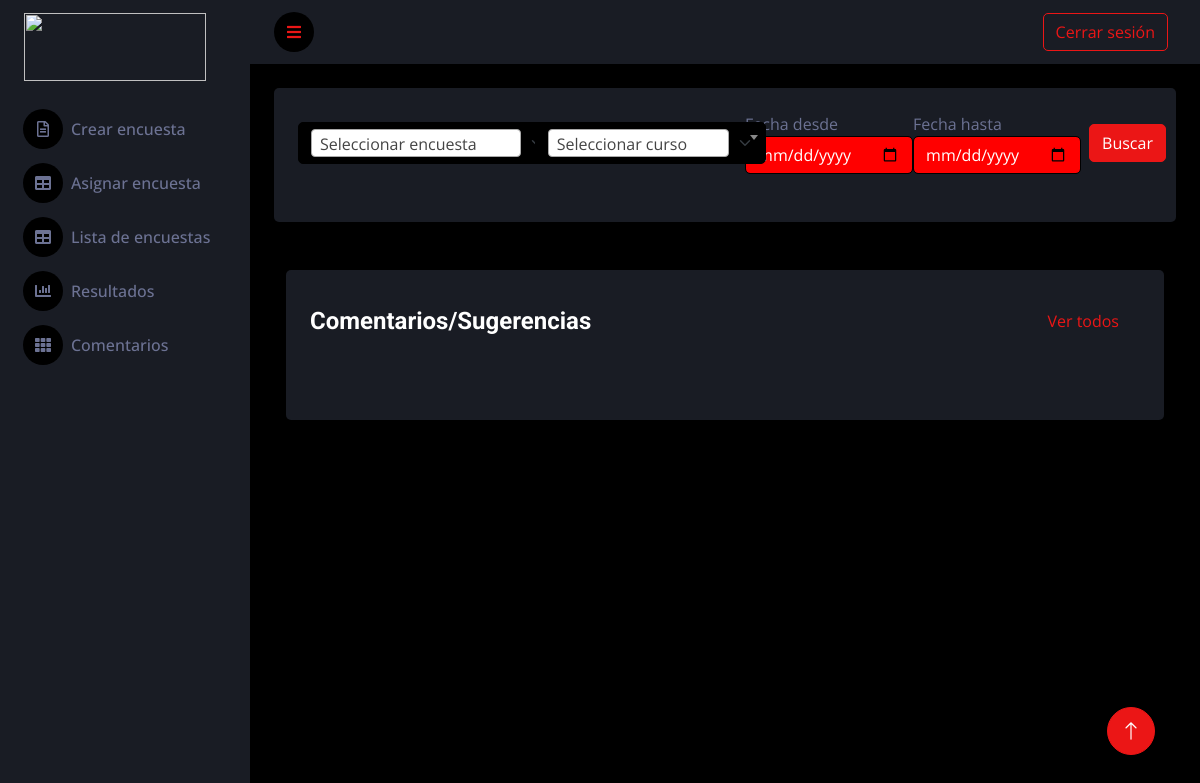
Page /resultados.php (signed in) on the earlier database version.
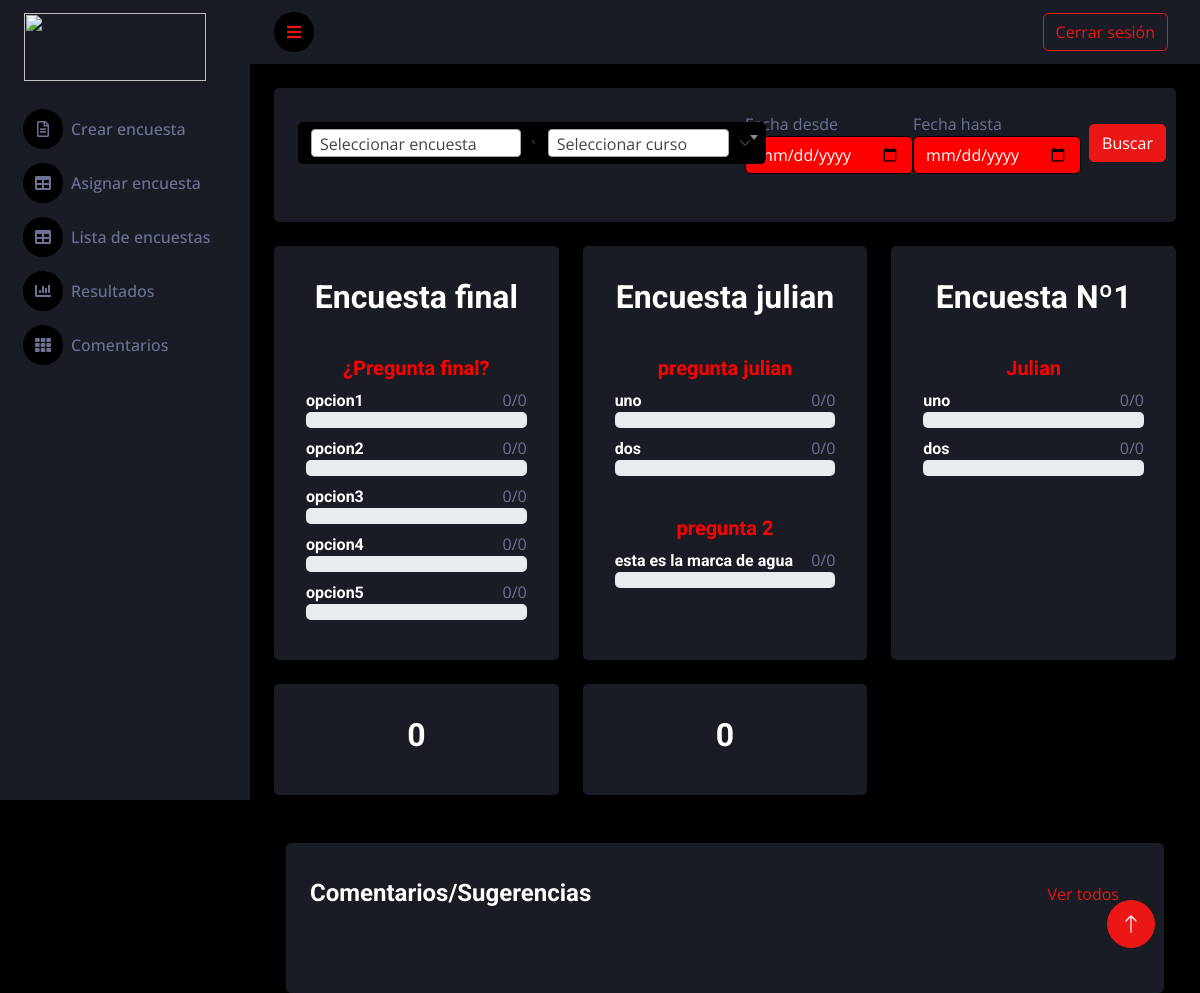
Same page on the later database version.
### tables this page shows
CREATE TABLE `encuestas` (
  `id_encuesta` int(11) NOT NULL,
  `nombre_encuesta` text NOT NULL
);

CREATE TABLE `preguntas` (
  `id_pregunta` int(11) NOT NULL,
  `nombre_pregunta` text NOT NULL,
  `tipo_pregunta_id` int(11) NOT NULL,
  `encuesta_id` int(11) NOT NULL
);

CREATE TABLE `opciones` (
  `id_opciones` int(11) NOT NULL,
  `descripcion` text NOT NULL,
  `pregunta_id` int(11) NOT NULL
);

### resultados.php (the view, shortened to what this page needs)
<?php
include "parte_superior.php";
include "conexion/conex.php";
?>
<div class="container-fluid pt-4 px-4">
    <div class="bg-secondary rounded h-100 p-4">
        <div class="d-flex align-items-center justify-content-between mb-4">
            <form action="">
            </form>
            <form action="">
            </form>
            <div class="form-item">
                <label>Fecha desde</label>
                <input class="input-sm form-control" type=date style="background-color:red; color:white" id="f1">
            </div>
            <div class="form-item">
                <label>Fecha hasta</label>
                <input class="input-sm form-control" type=date style="background-color:red; color:white" id="f2">
            </div>
            <button class="btn btn-primary m-2" onclick="filtrar();">Buscar</button>
        </div>
    </div>
</div>
<div class="container-fluid pt-4 px-4">
    <div class="row g-4"  id="respuesta">
<?php
$sqlENC= "SELECT * FROM encuestas ORDER BY encuestas.id_encuesta DESC LIMIT 6";
$resultadoENC= mysqli_Query($conex,$sqlENC);
while($rowENC= mysqli_fetch_array($resultadoENC))
{
       echo '
       <div class="col-sm-12 col-md-6 col-xl-4">
            <div class="h-100 bg-secondary rounded p-3" id=encuesta>
                <div class="bg-secondary text-center rounded p-3">
                    <h2>'.$rowENC['nombre_encuesta'].'</h2>
                </div>';
$sqlPRE= "SELECT id_pregunta, encuesta_id, nombre_pregunta, tipo_pregunta_id
FROM preguntas WHERE tipo_pregunta_id = 1";
$resultadoPRE= mysqli_query($conex, $sqlPRE);
            while($rowPRE= mysqli_fetch_array($resultadoPRE))
            {
                $id_pregunta = $rowPRE['id_pregunta'];
                if($rowPRE['encuesta_id'] == $rowENC['id_encuesta'])
                {
                echo'<div class="bg-secondary text-center rounded p-3">
                    <h5 style="color:red">'.$rowPRE['nombre_pregunta'].'</h5>';
$sqlOPC= "SELECT descripcion, pregunta_id, id_opciones FROM opciones";
$resultadoOPC= mysqli_Query($conex, $sqlOPC);
                    while($rowOPC= mysqli_fetch_array($resultadoOPC))
                    {
                        if($rowPRE['id_pregunta'] == $rowOPC['pregunta_id'])
                        {
$sqlRES= "SELECT id_encuesta, id_pregunta, fecha, respuesta_multiplechoice, opcion_id
FROM cursos, encuestas, resultados, preguntas, opciones WHERE encuestas.id_encuesta = resultados.resultado_encuesta_id
AND resultados.resultado_curso_id = cursos.id_curso AND resultados.respuesta_multiplechoice != '0'
AND  resultados.opcion_id = opciones.id_opciones
AND preguntas.id_pregunta = resultados.pregunta_id AND preguntas.id_pregunta = $id_pregunta";
$resultadoRES= mysqli_query($conex, $sqlRES);
if(mysqli_num_rows($resultadoRES)>0)
{
    $acum= 0;
    $contOPC= 0;
    while($rowRES= mysqli_fetch_array($resultadoRES))
    {
        $acum++;
        if($rowRES['opcion_id'] == $rowOPC['id_opciones'])
        {
            $rowOPC['descripcion'];
            $contOPC++;
        }
    }
    $total = round( 100/$acum*$contOPC);
}
else
{ $total= 0;
    $contOPC=0;
    $acum=0;
}
    echo'<div class="mb-2">
    <div class="d-flex justify-content-between align-items-center"><h6 class="m-0">'.$rowOPC['descripcion'].'</h6><p class="m-0">'.$contOPC."/".$acum.'</p></div>
                        <div class="pg-bar">
                            <div class="progress">
                                <div class="progress-bar progress-bar-striped" role="progressbar" aria-valuenow="'.$total.'" aria-valuemin="0" aria-valuemax="100">'.$total.'%</div>
                            </div>
                        </div>
        </div>
        ';
                        }
                    }
                echo '</div>';
                }
            }
           echo ' </div>
        </div>
        ';
}
?>
        <div class="container-fluid pt-4 px-4">
            <div class="bg-secondary rounded h-100 p-4">
                <div class="d-flex align-items-center justify-content-between mb-4">
                    <h4 class="mb-0">Comentarios/Sugerencias</h4>
                    <a href="comentarios.php" class="btn btn-link rounded-pill m-2">Ver todos</a>
                </div>
            </div>
        </div>
    </div>
</div>
<?php
include "parte_inferior.php";
?>

### parte_superior.php (shortened to what this page needs)
<!DOCTYPE html>
<html lang="es">
<head>
    <link href="https://cdnjs.cloudflare.com/ajax/libs/font-awesome/5.10.0/css/all.min.css" rel="stylesheet">
    <link href="https://cdn.jsdelivr.net/npm/bootstrap-icons@1.4.1/font/bootstrap-icons.css" rel="stylesheet">
    <link href="lib/owlcarousel/assets/owl.carousel.min.css" rel="stylesheet">
    <link href="lib/tempusdominus/css/tempusdominus-bootstrap-4.min.css" rel="stylesheet" />
    <link href="css/bootstrap.min.css" rel="stylesheet">
    <link href="css/style.css" rel="stylesheet">
    <link href="https://cdn.jsdelivr.net/npm/select2@4.1.0-rc.0/dist/css/select2.min.css" rel="stylesheet" />
</head>
<body>
    <div class="container-fluid position-relative d-flex p-0">
        <div class="sidebar pe-3 pb-3">
            <nav class="navbar bg-secondary navbar-dark">
                <a href="resultados.php" class="navbar-brand mx-4 mb-3">
                <img style="width: 182px; height: 68px;" src="https://institutotesla.com.ar/wp-content/themes/institutotesla/assets/img/logo_footer.svg" alt="">
                </a>
                <div class="navbar-nav w-100">
                    <a href="Crear_encuesta.php" class="nav-item nav-link"><i class="far fa-file-alt me-2"></i>Crear encuesta</a>
                    <a href="asignarEncuesta.php" class="nav-item nav-link"><i class="fa fa-table me-2"></i>Asignar encuesta</a>
                    <a href="listaEncuestas.php" class="nav-item nav-link"><i class="fa fa-table me-2"></i>Lista de encuestas</a>
                    <a href="resultados.php" class="nav-item nav-link"><i class="fa fa-chart-bar me-2"></i>Resultados</a>
                    <a href="comentarios.php" class="nav-item nav-link"><i class="fa fa-th me-2"></i>Comentarios</a>
                </div>
            </nav>
        </div>
        <div class="content">
            <nav class="navbar navbar-expand bg-secondary navbar-dark sticky-top px-4 py-0" style="height: 4rem;">
                <a href="#" class="sidebar-toggler flex-shrink-0">
                    <i class="fa fa-bars"></i>
                </a>
                <div class="navbar-nav align-items-center ms-auto">
                    <a href="login/cerrar.php?cerrar=yes" class="btn btn-outline-primary m-2">Cerrar sesión</a>
                </div>
            </nav>

### parte_inferior.php (shortened to what this page needs)
</div>
<a href="#" class="btn btn-lg btn-primary btn-lg-square back-to-top"><i class="bi bi-arrow-up"></i></a>
</div>
</body>
</html>

### css/style.css (style rules this page uses)
:root { --primary: #eb1616; --secondary: #191c24; --light: #6c7293; --dark: #000000; }
.back-to-top { position: fixed; display: none; right: 45px; bottom: 45px; z-index: 99; }
.btn { transition: 0.5s; }
.btn-lg-square { width: 48px; height: 48px; }
.btn-square, .btn-sm-square, .btn-lg-square { padding: 0; display: inline-flex; align-items: center; justify-content: center; font-weight: normal; border-radius: 50px; }
.sidebar { position: fixed; top: 0; left: 0; bottom: 0; width: 250px; height: 100vh; overflow-y: auto; background: var(--secondary); transition: 0.5s; z-index: 999; }
.content { margin-left: 250px; min-height: 100vh; background: var(--dark); transition: 0.5s; }
@media (min-width: 992px) { .sidebar { margin-left: 0; } }
@media (min-width: 992px) { .content { width: calc(100% - 250px); } }
.sidebar .navbar .navbar-nav .nav-link { padding: 7px 20px; color: var(--light); font-weight: 500; border-left: 3px solid var(--secondary); border-radius: 0 30px 30px 0; outline: none; }
.sidebar .navbar .navbar-nav .nav-link i { width: 40px; height: 40px; display: inline-flex; align-items: center; justify-content: center; background: var(--dark); border-radius: 40px; }
.content .navbar .sidebar-toggler, .content .navbar .navbar-nav .nav-link i { width: 40px; height: 40px; display: inline-flex; align-items: center; justify-content: center; background: var(--dark); border-radius: 40px; }

Differences in the rows shown:
added encuestas: nombre_encuesta "Encuesta final"
added preguntas: nombre_pregunta "¿Pregunta final?", shown under "Encuesta final"
added opciones: descripcion "opcion1", contOPC "0", acum "0", shown under "¿Pregunta final?"
added opciones: descripcion "opcion2", contOPC "0", acum "0", shown under "¿Pregunta final?"
added opciones: descripcion "opcion3", contOPC "0", acum "0", shown under "¿Pregunta final?"
added opciones: descripcion "opcion4", contOPC "0", acum "0", shown under "¿Pregunta final?"
added opciones: descripcion "opcion5", contOPC "0", acum "0", shown under "¿Pregunta final?"
added encuestas: nombre_encuesta "Encuesta julian"
added preguntas: nombre_pregunta "pregunta julian", shown under "Encuesta julian"
added opciones: descripcion "uno", contOPC "0", acum "0", shown under "pregunta julian"
added opciones: descripcion "dos", contOPC "0", acum "0", shown under "pregunta julian"
added preguntas: nombre_pregunta "pregunta 2", shown under "Encuesta julian"
added opciones: descripcion "esta es la marca de agua", contOPC "0", acum "0", shown under "pregunta 2"
added encuestas: nombre_encuesta "Encuesta Nº1"
added preguntas: nombre_pregunta "Julian", shown under "Encuesta Nº1"
added opciones: descripcion "uno", contOPC "0", acum "0", shown under "Julian"
added opciones: descripcion "dos", contOPC "0", acum "0", shown under "Julian"
added encuestas: nombre_encuesta "0"
added encuestas: nombre_encuesta "0"
